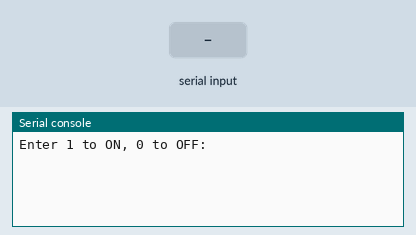
Bench run of a program on a simulated ESP8266 board running MicroPython. Shown: the last lines printed to the serial console. Inputs (shaded band) come from the test bench. No radio messages arrive unless stated (any console line starting 'radio sent:' is added by the test bench).

Above: at 1.2 s.
1.3 s: "1" typed at the serial console, then Enter
At 2.5 s:
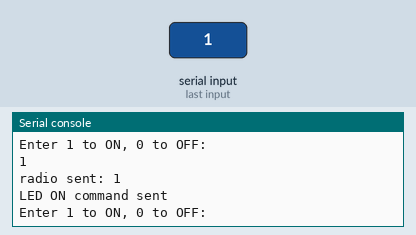
2.8 s: "5" typed at the serial console, then Enter
At 3.6 s:
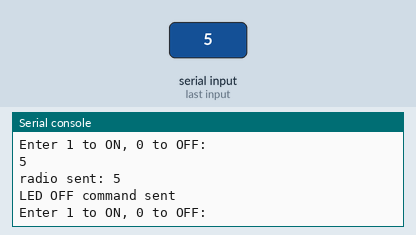

Measured:
- after the input at 1.3 s, the serial console: prints a new line at once (image 1)
- after the input at 2.8 s, the serial console: prints a new line at once (image 2)

The program:

sender.py
```python
from machine import Pin      # Import Pin for GPIO (not actually used here, but can be used for buttons)
import network               # Import network module to handle Wi-Fi
import espnow                # Import ESP-NOW library for peer-to-peer communication

# -------------------- Wi-Fi Setup --------------------
sta = network.WLAN(network.STA_IF)  # Create a WLAN object in Station mode (STA_IF)
sta.active(True)                    # Activate the Wi-Fi interface
sta.disconnect()                    # Disconnect from any router (only needed for ESP8266 to avoid interference)

# -------------------- ESP-NOW Setup --------------------
esp = espnow.ESPNow()        # Create an ESP-NOW object
esp.active(True)             # Activate ESP-NOW (ESP8266 uses .active(True), ESP32 uses .init())

# -------------------- Peer (Receiver) Setup --------------------
peer = b'\xd8\xbf\xc0\x0ed\xe9'  # MAC address of the receiver (must match receiver's Wi-Fi MAC)
esp.add_peer(peer)               # Register the receiver as a peer in ESP-NOW

# -------------------- Main Loop --------------------
while True:
    try:
        # Get user input: 1 for LED ON, 0 for LED OFF
        val = int(input("Enter 1 to ON, 0 to OFF: "))

        # Convert the integer to string, then encode into bytes (ESP-NOW sends bytes)
        msg = str(val).encode()

        # Send the encoded message to the receiver
        esp.send(peer, msg)

        # Display status based on input
        if val == 1:
            print("LED ON command sent")
        else:
            print("LED OFF command sent")

    except ValueError:
        # If input is not 1 or 0, show error
        print("Please enter only 1 or 0")
```
